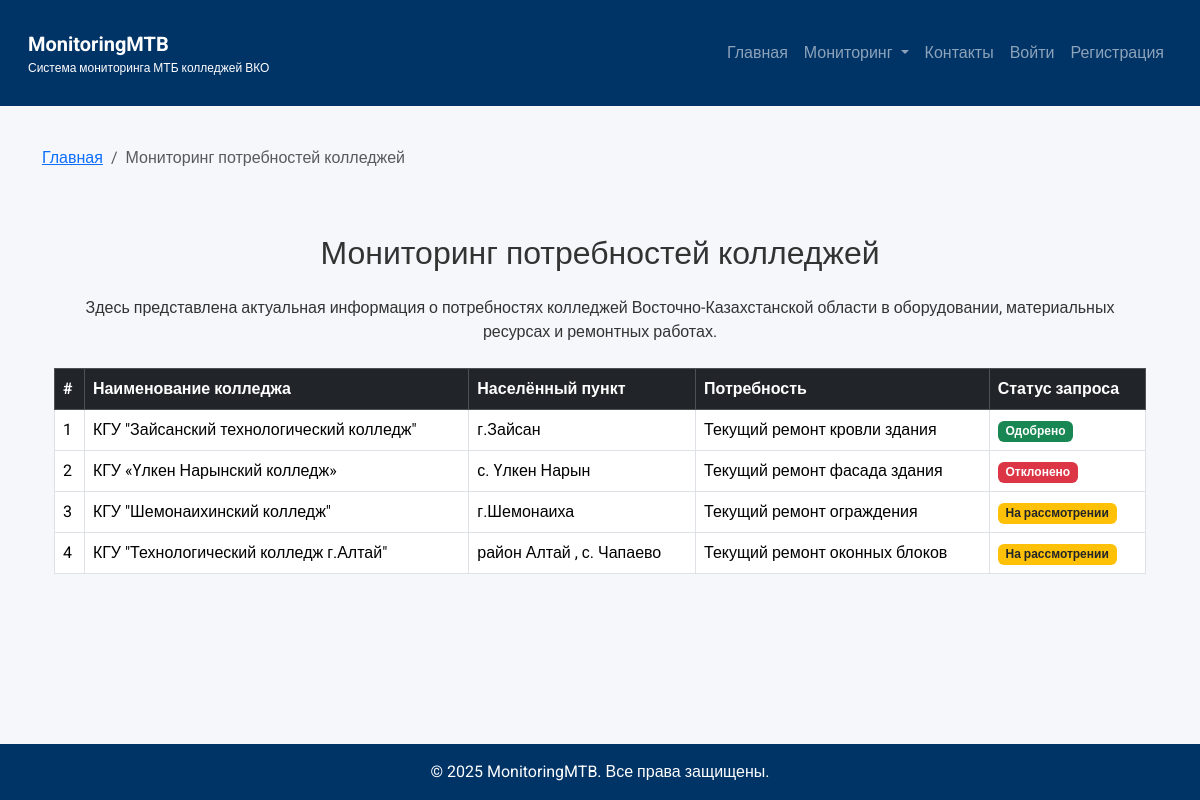
The page /monitoring_needs/ on the database its author committed.
### colleges/models.py (models this page shows, shortened)
class NeedsRequest(models.Model):
    STATUS_CHOICES = [
        ('pending', 'На рассмотрении'),
        ('approved', 'Одобрено'),
        ('rejected', 'Отклонено'),
    ]
    college = models.ForeignKey(College, on_delete=models.CASCADE, verbose_name="Колледж")
    need_description = models.CharField(max_length=255, verbose_name="Потребность")
    status = models.CharField(max_length=50, choices=STATUS_CHOICES, default='pending', verbose_name="Статус запроса")

class College(models.Model):
    name = models.CharField(max_length=255, verbose_name="Наименование колледжа")
    city = models.CharField(max_length=255, verbose_name="Населенный пункт")
    building_type = models.CharField(max_length=255, verbose_name="Тип здания")
    ownership_form = models.CharField(max_length=255, verbose_name="Форма собственности")
    year_built = models.IntegerField(verbose_name="Год постройки")

### colleges/views.py (the view)
# urls.py: path('monitoring_needs/', views.monitoring_needs, name='monitoring_needs'),  # Мониторинг потребностей
def monitoring_needs(request):
    needs = NeedsRequest.objects.select_related('college').all()
    return render(request, 'monitoring_needs.html', {
        'needs': needs,
        'page_title': 'Мониторинг потребностей колледжей'
    })

### templates/monitoring_needs.html
{% extends 'base.html' %}
{% block content %}
<div class="container mt-4">
    <h2 class="text-center mb-4">Мониторинг потребностей колледжей</h2>
    <p class="mb-4 text-center">
        Здесь представлена актуальная информация о потребностях колледжей Восточно-Казахстанской области в оборудовании, материальных ресурсах и ремонтных работах.
    </p>
    <table class="table table-bordered table-hover align-middle">
        <thead class="table-dark">
            <tr>
                <th>#</th>
                <th>Наименование колледжа</th>
                <th>Населённый пункт</th>
                <th>Потребность</th>
                <th>Статус запроса</th>
            </tr>
        </thead>
        <tbody>
            {% for item in needs %}
            <tr>
                <td>{{ forloop.counter }}</td>
                <td>{{ item.college.name }}</td>
                <td>{{ item.college.city }}</td>
                <td>{{ item.need_description }}</td>
                <td>
                    {% if item.status == 'pending' %}
                        <span class="badge bg-warning text-dark">На рассмотрении</span>
                    {% elif item.status == 'approved' %}
                        <span class="badge bg-success">Одобрено</span>
                    {% elif item.status == 'rejected' %}
                        <span class="badge bg-danger">Отклонено</span>
                    {% else %}
                        {{ item.status }}
                    {% endif %}
                </td>
            </tr>
            {% empty %}
            <tr><td colspan="5" class="text-center">Данных пока нет.</td></tr>
            {% endfor %}
        </tbody>
    </table>
</div>
{% endblock %}

### templates/base.html (shortened to what this page needs)
<!DOCTYPE html>
<html lang="ru">
<head>
    <link href="https://cdn.jsdelivr.net/npm/bootstrap@5.3.2/dist/css/bootstrap.min.css" rel="stylesheet">
</head>
<body class="d-flex flex-column min-vh-100">
<header class="sticky-top mb-4">
    <nav class="navbar navbar-expand-lg navbar-dark" style="background-color: #003366;">
        <div class="container-fluid">
            <a class="navbar-brand d-flex flex-column" href="/">
                <span class="fw-bold">MonitoringMTB</span>
                <small style="font-size: 12px;">Система мониторинга МТБ колледжей ВКО</small>
            </a>
            <div class="collapse navbar-collapse" id="navbarNav">
<ul class="navbar-nav ms-auto">
    <li class="nav-item">
        <a class="nav-link {% if request.path == '/' %}active{% endif %}" href="/">Главная</a>
    </li>
    <li class="nav-item dropdown ">
        <a class="nav-link dropdown-toggle" href="#" id="monitoringDropdown" role="button" data-bs-toggle="dropdown" aria-expanded="false">
            Мониторинг
        </a>
    </li>
    <li class="nav-item">
        <a class="nav-link {% if request.path == '/contacts' %}active{% endif %}" href="/contacts">Контакты</a>
    </li>
    {% if user.is_authenticated %}
        <li class="nav-item">
            <a class="nav-link {% if request.path == '/profile' %}active{% endif %}" href="{% url 'profile' %}">Личный кабинет</a>
        </li>
        <li class="nav-item">
            <a class="nav-link" href="{% url 'logout' %}">Выйти</a>
        </li>
    {% else %}
        <li class="nav-item">
            <a class="nav-link {% if request.path == '/login/' %}active{% endif %}" href="{% url 'login' %}">Войти</a>
        </li>
        <li class="nav-item">
            <a class="nav-link {% if request.path == '/register/' %}active{% endif %}" href="{% url 'register' %}">Регистрация</a>
        </li>
    {% endif %}
</ul>
            </div>
        </div>
    </nav>
</header>
<div class="container">
    <nav aria-label="breadcrumb">
        <ol class="breadcrumb my-3">
            <li class="breadcrumb-item"><a href="/">Главная</a></li>
            <li class="breadcrumb-item active" aria-current="page">{{ page_title }}</li>
        </ol>
    </nav>
</div>
<main class="flex-grow-1 container my-4">
    {% block content %}{% endblock %}
</main>
<footer class="mt-auto">
    &copy; 2025 MonitoringMTB. Все права защищены.
</footer>
</body>
</html>

### templates/base.html (style rules this page uses)
body { font-family: 'Roboto', sans-serif; background-color: #F5F7FA; color: #333; }
header { background-color: #003366; padding: 1rem; color: white; }
footer { padding: 1rem; background-color: #003366; color: white; text-align: center; }

### rows shown on the page
NeedsRequest: college.name "КГУ \"Зайсанский технологический колледж\"", college.city "г.Зайсан", need_description "Текущий ремонт кровли здания", status "Одобрено"
NeedsRequest: college.name "КГУ «Үлкен Нарынский колледж»", college.city "с. Үлкен Нарын", need_description "Текущий ремонт фасада здания", status "Отклонено"
NeedsRequest: college.name "КГУ \"Шемонаихинский колледж\"", college.city "г.Шемонаиха", need_description "Текущий ремонт ограждения", status "На рассмотрении"
NeedsRequest: college.name "КГУ \"Технологический колледж г.Алтай\"", college.city "район Алтай , с. Чапаево", need_description "Текущий ремонт оконных блоков", status "На рассмотрении"

### other values the page prints
{{ page_title }} "Мониторинг потребностей колледжей"
